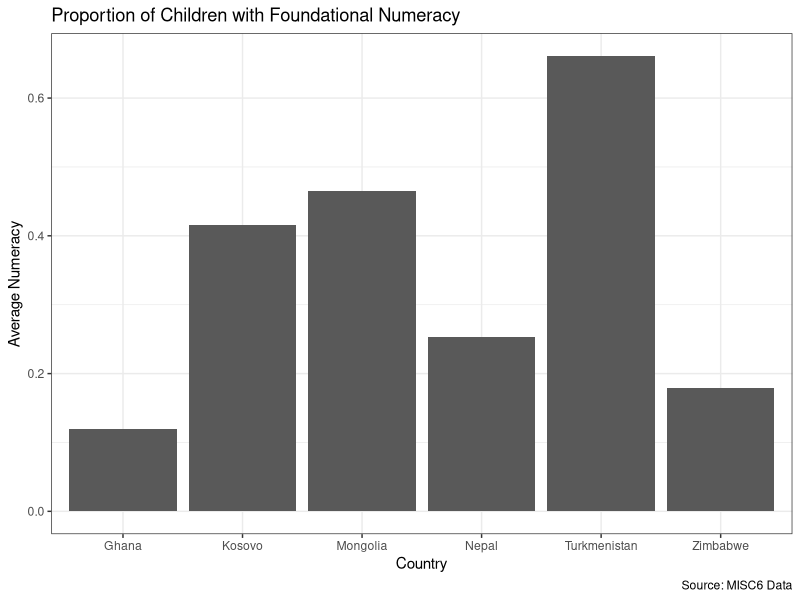

R code for this plot:
## ---- chunk 1
library(tidyverse)

df <- read_csv("data/mics6.csv")

# View(df)
## ---- chunk 2
unique(df$country)
table(df$country)
## ---- chunk 3
mean(df$numeracy, na.rm = TRUE)
## ---- chunk 4
# Option 1
mongolia <- df %>% filter(country == "mongolia")
mean(mongolia$numeracy, na.rm = TRUE)

# Option 2
df %>% 
  filter(country == "mongolia") %>% 
  summarise(avg = mean(numeracy, na.rm = TRUE))
## ---- chunk 5
df %>% 
  group_by(country) %>% 
  summarise(avg = mean(numeracy, na.rm = TRUE))
## ---- chunk 6
df %>% 
  group_by(country) %>% 
  summarise(avg = mean(numeracy, na.rm = TRUE)) %>% 
  ggplot(aes(x = country, y = avg)) +
    geom_col() + 
    labs(title = "Proportion of Children with Foundational Numeracy",
         caption = "Source: MISC6 Data",
         x = "Country",
         y = "Average Numeracy") + 
    theme_bw()
  
